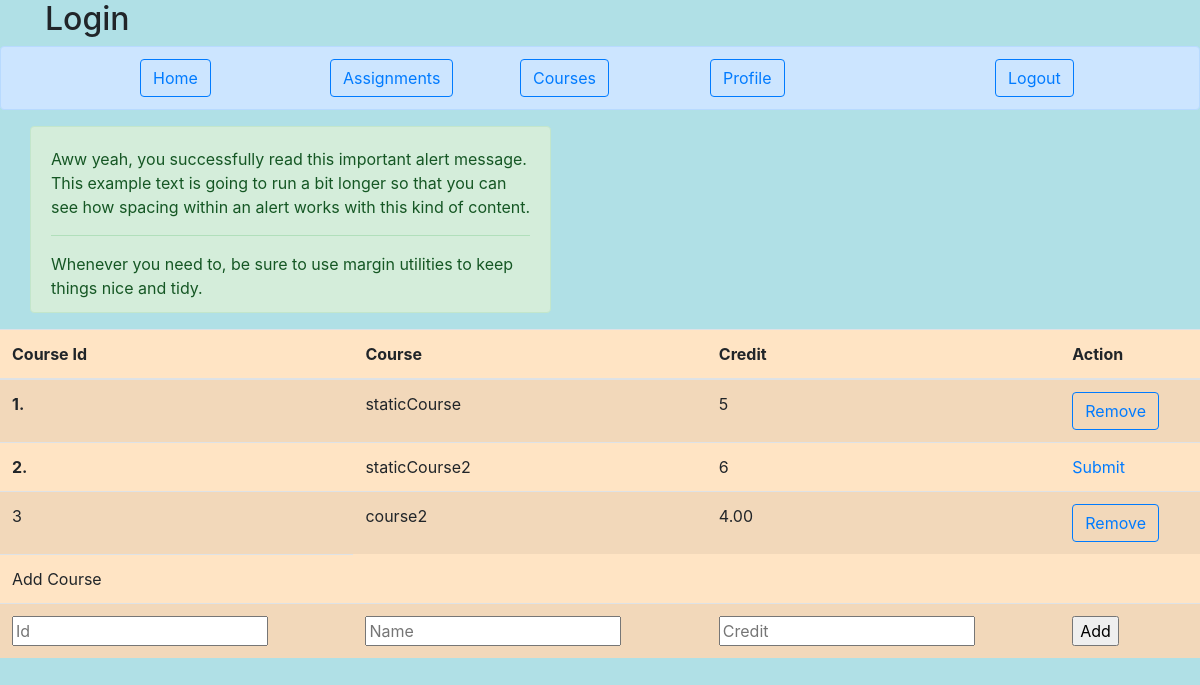
Screenshot of /Register/TeacherCourseDisplay.html (signed in) with the database file from the repository.
### RegistrationModule/models.py (models this page shows)
class Courses(models.Model):
    c_id=models.CharField(max_length=10,primary_key=True)
    c_name=models.CharField(max_length=20)
    c_credit=models.DecimalField(decimal_places=2,max_digits=5)

### RegistrationModule/views.py (the view)
# urls.py: path('TeacherCourseDisplay.html',views.teacherCourseDisplay,name='teacherCourseDisplay'),
def teacherCourseDisplay(request):
    if request.user.is_authenticated:
        c={}
        course_list=Courses.objects.all()#filter(c_credit__gt=0)
        c['course_list']=course_list
        c.update(csrf(request))
        return render(request,"TeacherCourseDisplay.html",c)
    else:
        return HttpResponseRedirect('/')

### RegistrationModule/templates/TeacherCourseDisplay.html (shortened to what this page needs)
{% extends 'Teacher_base.html' %}
	{% block content %}
  <table class="table table-striped" style="background-color:bisque">
  <thead>
    <tr>
      <th scope="col">Course Id</th>
      <th scope="col">Course</th>
      <th scope="col">Credit</th>
      <th scope="col">Action</th>
    </tr>
  </thead>
  <tbody>
    <tr>
      <th scope="row">1.</th>
      <td>staticCourse</td>
      <td>5</td>
      <td>
          <a class="btn btn-outline-primary" href="/Register/RemoveTeacherCourse?c_id=1" role="button">
            Remove
          </a>
        </td>
    </tr>
    <tr>
      <th scope="row">2.</th>
      <td>staticCourse2</td>
      <td>6</td>
      <td><a href="/Register/RemoveTeacherCourse?c_id=2">Submit</a></td>
	</tr>
	{%for course in course_list %}
	<tr>
		<td>{{course.c_id}}</td>
		<td>{{course.c_name}}</td>
		<td>{{course.c_credit}}</td>
		<td><a class="btn btn-outline-primary" href="/Register/RemoveTeacherCourse?c_id={{course.c_id}}" role="button">Remove</a></td>
	</tr>
    {%endfor%}
    <tr>
        <td>
            Add Course
        </td>
    </tr>
    <tr>
        <form action="/Register/AddTeacherCourse" method="POST" >
            <td>
                <input type="text" id="c_id" name="c_id" required placeholder="Id" title="Course id, can be string of length 10">
            </td>
            <td>
                <input type="text" name="c_name" id="c_name" required placeholder="Name" title="Name of the course">
            </td>
            <td>
                <input type="text" name="c_credit" id="c_credit" required placeholder="Credit" title="Credit can be floating between from 0 to 10">
            </td>
            <td>
                <input type="submit" value="Add">
            </td>
        </form>
    </tr>
  </tbody>
</table>
    {%endblock%}

### rows the page displays
Courses: c_id "3", c_name "course2", c_credit "4.00"
